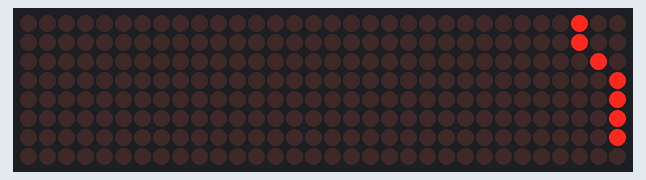
This program was run on a simulated ESP32. Parts: 32×8 LED matrix.

Above: at 0.16 s.
At 1.21 s:
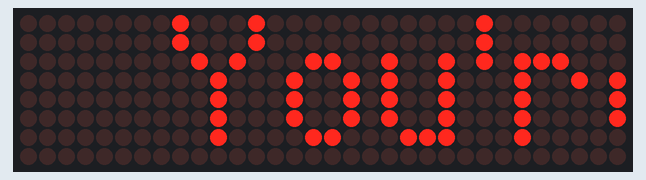
At 2.41 s:
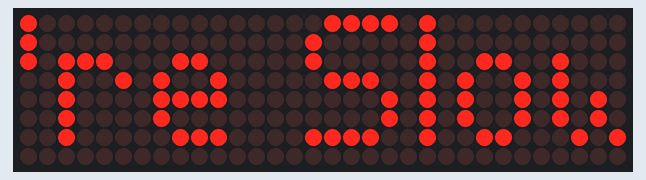
At 4.66 s:
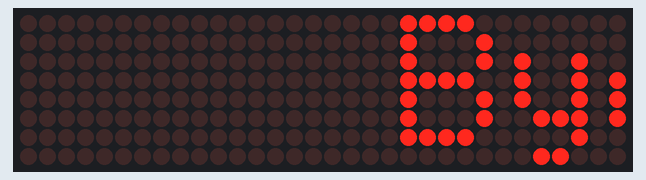
At 7.06 s:
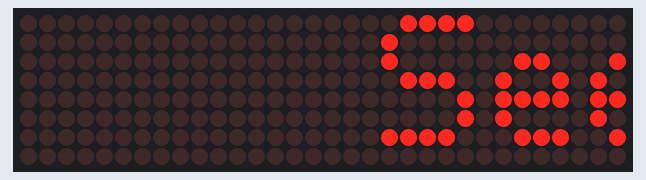
At 9.31 s:
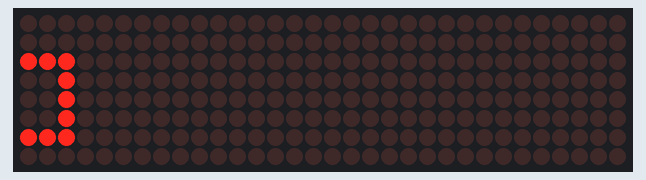

The program:

main.cpp
```cpp
#include <MD_Parola.h>
#include <MD_MAX72xx.h>
#include <SPI.h>

// hardware-type | FC16_HW
#define HARDWARE_TYPE MD_MAX72XX::FC16_HW

#define MAX_DEVICES 4  // 4 modules = 32x8 pixels

// Define connections
#define DATA_PIN  23   // DIN
#define CLK_PIN   18   // CLK
#define CS_PIN    5    // CS or LOAD

// Initialise Parola-object
MD_Parola display = MD_Parola(HARDWARE_TYPE, DATA_PIN, CLK_PIN, CS_PIN, MAX_DEVICES);

// List of messages
const char* messages[] = {
  "You're Slow",
  "Bye",
  "See Ya"
};

constexpr uint8_t NUM_MESSAGES = sizeof(messages) / sizeof(messages[0]);
uint8_t currentMessage = 0;

constexpr uint16_t SCROLL_DELAY_MS = 50; //Speed for animation

void setup() {
  display.begin();
  display.setIntensity(1);         // Light intensity 0-15
  display.displayClear();

  display.displayScroll(messages[currentMessage], PA_CENTER, PA_SCROLL_LEFT, SCROLL_DELAY_MS);

}

void loop() {
  // Animation for text
  if (display.displayAnimate()) {
    // Next message
    currentMessage = (currentMessage + 1) % NUM_MESSAGES;

    // Start of new message
    display.displayScroll(messages[currentMessage], PA_CENTER, PA_SCROLL_LEFT, SCROLL_DELAY_MS);

  }
}
```

Measured:
- by itself, everything shown: repeats every 9.5 s, in 189 steps
